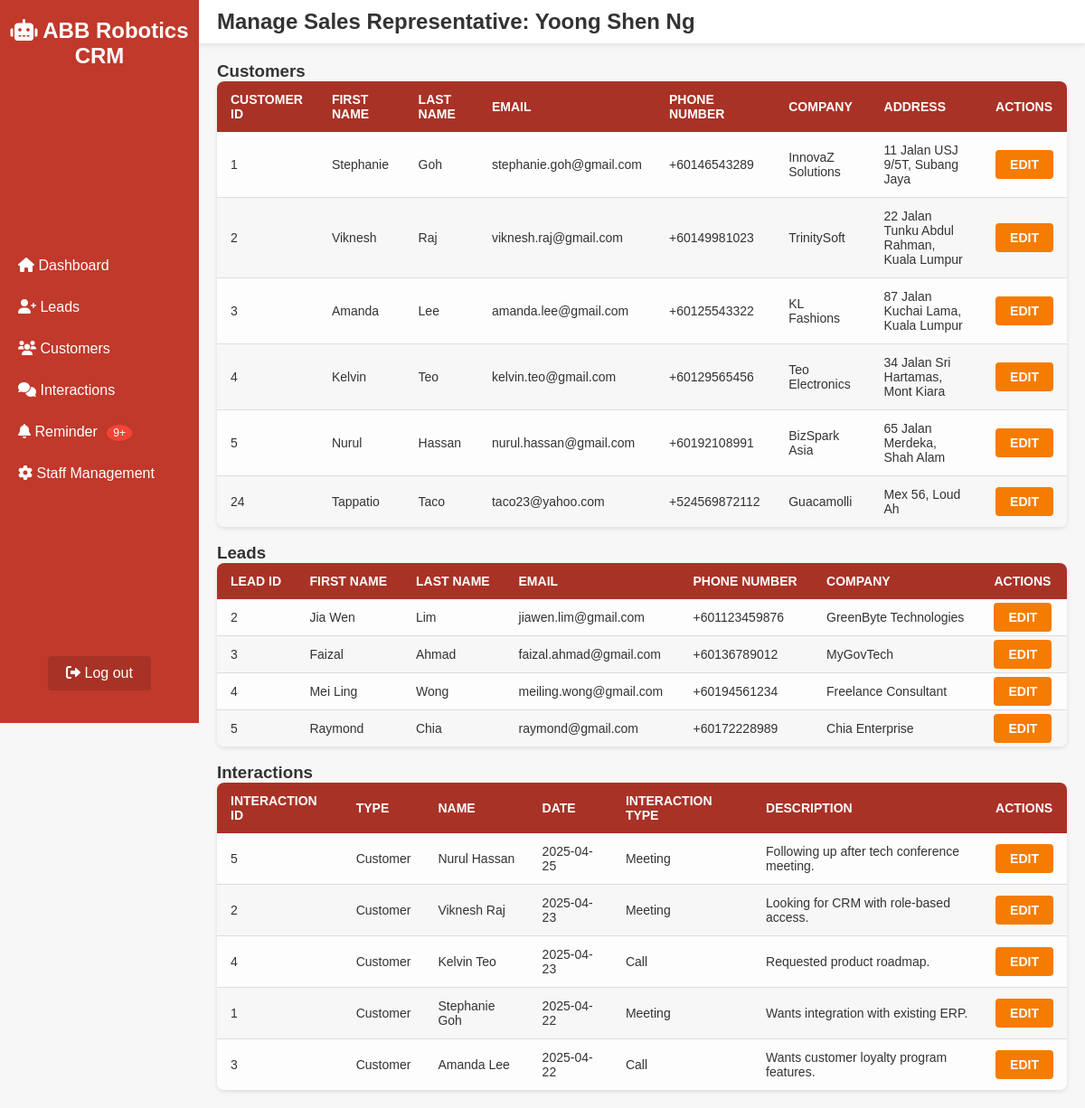
The page /COMP1044_SRC/COMP1044_SRC/manageSalesRep.php?type=staff&action=edit&id=4 (signed in) on the database its author committed.
### tables this page shows
CREATE TABLE `staff` (
  `Staff_ID` int(11) NOT NULL,
  `Role_ID` int(11) NOT NULL,
  `Username` varchar(50) NOT NULL,
  `Password` varchar(50) NOT NULL,
  `Email` varchar(50) DEFAULT NULL,
  `First_Name` varchar(50) NOT NULL,
  `Last_Name` varchar(50) NOT NULL,
  `Address` varchar(50) DEFAULT NULL
);

CREATE TABLE `customer` (
  `Customer_ID` int(11) NOT NULL,
  `Last_Name` varchar(50) NOT NULL,
  `First_Name` varchar(50) NOT NULL,
  `Email` varchar(50) DEFAULT NULL,
  `Address` varchar(50) DEFAULT NULL,
  `Company` varchar(50) NOT NULL,
  `Phone_Number` varchar(20) DEFAULT NULL,
  `Staff_ID` int(11) DEFAULT NULL
);

CREATE TABLE `lead` (
  `Lead_ID` int(11) NOT NULL,
  `Last_Name` varchar(50) NOT NULL,
  `First_Name` varchar(50) NOT NULL,
  `Email` varchar(50) DEFAULT NULL,
  `Address` varchar(50) DEFAULT NULL,
  `Company` varchar(50) NOT NULL,
  `Notes` varchar(100) DEFAULT NULL,
  `Status` varchar(50) NOT NULL,
  `Phone_Number` varchar(20) DEFAULT NULL,
  `Staff_ID` int(11) DEFAULT NULL
);

CREATE TABLE `interaction` (
  `Interaction_ID` int(11) NOT NULL,
  `Interaction_Type` varchar(30) NOT NULL,
  `Description` varchar(50) DEFAULT NULL,
  `Interaction_Date` date NOT NULL,
  `Staff_ID` int(11) DEFAULT NULL,
  `Customer_ID` int(11) DEFAULT NULL,
  `Lead_ID` int(11) DEFAULT NULL
);

### COMP1044_SRC/COMP1044_SRC/ManageSalesRep.php (the view, shortened to what this page needs)
<?php
$servername = "localhost";
$username = "root";
$password = "";
$dbname = "comp1044_database";
$conn = new mysqli($servername, $username, $password, $dbname);
if (isset($_GET['type'], $_GET['action'], $_GET['id']) && $_GET['type'] === 'staff' && $_GET['action'] === 'edit') {
    $selectedStaffID = intval($_GET['id']);
    $staffQuery = "SELECT First_Name, Last_Name, Email FROM staff WHERE Staff_ID = ?";
    $stmt = $conn->prepare($staffQuery);
    $stmt->bind_param("i", $selectedStaffID);
    $stmt->execute();
    $staffResult = $stmt->get_result();
    $staffDetails = $staffResult->fetch_assoc();
    $customerQuery = "SELECT * FROM customer WHERE Staff_ID = ?";
    $stmt = $conn->prepare($customerQuery);
    $stmt->bind_param("i", $selectedStaffID);
    $stmt->execute();
    $customerResult = $stmt->get_result();
    $leadQuery = "SELECT * FROM lead WHERE Staff_ID = ?";
    $stmt = $conn->prepare($leadQuery);
    $stmt->bind_param("i", $selectedStaffID);
    $stmt->execute();
    $leadResult = $stmt->get_result();
    $interactionQuery = "
        SELECT
            i.Interaction_ID,
            i.Interaction_Date,
            i.Interaction_Type,
            i.Description,
            COALESCE(CONCAT(c.First_Name, ' ', c.Last_Name), CONCAT(l.First_Name, ' ', l.Last_Name)) AS EntityName,
            CASE
                WHEN i.Customer_ID IS NOT NULL THEN 'Customer'
                WHEN i.Lead_ID IS NOT NULL THEN 'Lead'
                ELSE 'Unknown'
            END AS EntityType,
            COALESCE(i.Customer_ID, i.Lead_ID) AS EntityID
        FROM interaction i
        LEFT JOIN customer c ON i.Customer_ID = c.Customer_ID
        LEFT JOIN lead l ON i.Lead_ID = l.Lead_ID
        WHERE i.Staff_ID = ?
        ORDER BY i.Interaction_Date DESC
    ";
    $stmt = $conn->prepare($interactionQuery);
    $stmt->bind_param("i", $selectedStaffID);
    $stmt->execute();
    $interactionResult = $stmt->get_result();
} else {
    echo "<p>Invalid request.</p>";
    exit();
}
?>
<!DOCTYPE html>
<html lang="en">
<head>
    <link rel="stylesheet" href="home.css">
    <link rel="stylesheet" href="https://cdnjs.cloudflare.com/ajax/libs/font-awesome/6.0.0-beta3/css/all.min.css" />
</head>
<body>
    <?php include 'sidebar.php'; ?>
    <div class="main-content">
        <header>
            <h2>Manage Sales Representative: <?php echo htmlspecialchars($staffDetails['First_Name'] . ' ' . $staffDetails['Last_Name']); ?></h2>
        </header>
        <main>
            <h3>Customers</h3>
            <table>
                <thead>
                    <tr>
                        <th>Customer ID</th>
                        <th>First Name</th>
                        <th>Last Name</th>
                        <th>Email</th>
                        <th>Phone Number</th>
                        <th>Company</th>
                        <th>Address</th>
                        <th>Actions</th>
                    </tr>
                </thead>
                <tbody>
                    <?php if ($customerResult && $customerResult->num_rows > 0): ?>
                        <?php while ($row = $customerResult->fetch_assoc()): ?>
                            <tr>
                                <td><?php echo htmlspecialchars($row['Customer_ID']); ?></td>
                                <td><?php echo htmlspecialchars($row['First_Name']); ?></td>
                                <td><?php echo htmlspecialchars($row['Last_Name']); ?></td>
                                <td><?php echo htmlspecialchars($row['Email']); ?></td>
                                <td><?php echo htmlspecialchars($row['Phone_Number']); ?></td>
                                <td><?php echo htmlspecialchars($row['Company']); ?></td>
                                <td><?php echo htmlspecialchars($row['Address']); ?></td>
                                <td>
                                    <a href='manageEntity.php?type=customer&action=edit&id=<?php echo $row['Customer_ID']; ?>' class='btn btn-edit'>Edit</a>
                                </td>
                            </tr>
                        <?php endwhile; ?>
                    <?php else: ?>
                        <tr>
                            <td colspan="8">No customers found for this representative.</td>
                        </tr>
                    <?php endif; ?>
                </tbody>
            </table>
            <br>
            <h3>Leads</h3>
            <table>
                <thead>
                    <tr>
                        <th>Lead ID</th>
                        <th>First Name</th>
                        <th>Last Name</th>
                        <th>Email</th>
                        <th>Phone Number</th>
                        <th>Company</th>
                        <th>Actions</th>
                    </tr>
                </thead>
                <tbody>
                    <?php if ($leadResult && $leadResult->num_rows > 0): ?>
                        <?php while ($row = $leadResult->fetch_assoc()): ?>
                            <tr>
                                <td><?php echo htmlspecialchars($row['Lead_ID']); ?></td>
                                <td><?php echo htmlspecialchars($row['First_Name']); ?></td>
                                <td><?php echo htmlspecialchars($row['Last_Name']); ?></td>
                                <td><?php echo htmlspecialchars($row['Email']); ?></td>
                                <td><?php echo htmlspecialchars($row['Phone_Number']); ?></td>
                                <td><?php echo htmlspecialchars($row['Company']); ?></td>
                                <td>
                                    <a href='manageEntity.php?type=lead&action=edit&id=<?php echo $row['Lead_ID']; ?>' class='btn btn-edit'>Edit</a>
                                </td>
                            </tr>
                        <?php endwhile; ?>
                    <?php else: ?>
                        <tr>
                            <td colspan="7">No leads found for this representative.</td>
                        </tr>
                    <?php endif; ?>
                </tbody>
            </table>
            <br>
            <h3>Interactions</h3>
            <table>
                <thead>
                    <tr>
                        <th>Interaction ID</th>
                        <th>Type</th>
                        <th>Name</th>
                        <th>Date</th>
                        <th>Interaction Type</th>
                        <th>Description</th>
                        <th>Actions</th>
                    </tr>
                </thead>
                <tbody>
                    <?php if ($interactionResult && $interactionResult->num_rows > 0): ?>
                        <?php while ($row = $interactionResult->fetch_assoc()): ?>
                            <tr>
                                <td><?php echo htmlspecialchars($row['Interaction_ID']); ?></td>
                                <td><?php echo htmlspecialchars($row['EntityType']); ?></td>
                                <td><?php echo htmlspecialchars($row['EntityName']); ?></td>
                                <td><?php echo htmlspecialchars($row['Interaction_Date']); ?></td>
                                <td><?php echo htmlspecialchars($row['Interaction_Type']); ?></td>
                                <td><?php echo htmlspecialchars($row['Description']); ?></td>
                                <td>
                                    <a href='manageEntity.php?type=interaction&action=edit&id=<?php echo $row['Interaction_ID']; ?>' class='btn btn-edit'>Edit</a>
                                </td>
                            </tr>
                        <?php endwhile; ?>
                    <?php else: ?>
                        <tr>
                            <td colspan="7">No interactions found for this representative.</td>
                        </tr>
                    <?php endif; ?>
                </tbody>
            </table>
        </main>
    </div>
</body>
</html>

### COMP1044_SRC/COMP1044_SRC/home.css (style rules this page uses)
* { margin: 0; padding: 0; box-sizing: border-box; }
body { font-family: Arial, sans-serif; background-color: #f7f7f7; color: #333; }
.main-content { margin-left: 220px; min-height: 100vh; display: flex; flex-direction: column; }
header { display: flex; justify-content: space-between; align-items: center; background-color: #fff; padding: 10px 20px; box-shadow: 0 2px 5px rgba(0, 0, 0, 0.1); }
main { flex-grow: 1; padding: 20px; }
table { width: 100%; border-collapse: collapse; background-color: #fff; box-shadow: 0 2px 5px rgba(0, 0, 0, 0.1); border-radius: 8px; overflow: hidden; }
thead { background-color: #a93226; }
thead tr th { padding: 12px 15px; text-align: left; color: #fff; font-weight: bold; font-size: 14px; text-transform: uppercase; }
tbody tr { background-color: #fdfdfd; transition: background-color 0.3s ease; }
tbody tr:nth-child(even) { background-color: #f7f7f7; }
tbody tr td { padding: 12px 15px; border-bottom: 1px solid #ddd; color: #333; font-size: 14px; }
tbody tr:last-child td { border-bottom: none; }
.btn-edit, .btn-delete { padding: 6px 12px; border: none; border-radius: 4px; cursor: pointer; font-size: 12px; font-weight: bold; text-transform: uppercase; transition: background-color 0.3s ease, transform 0.2s ease; }
.btn-edit { background-color: #ff8531; color: #fff; }
html { scroll-behavior: smooth; }
.btn { background-color: #2196f3; color: white; border: none; padding: 8px 16px; border-radius: 4px; cursor: pointer; font-size: 14px; transition: background-color 0.2s ease; text-decoration: none; background-color: #f57c00; }

### rows shown on the page
staff: First_Name+Last_Name "Yoong Shen Ng"
customer: Customer_ID "1", First_Name "Stephanie", Last_Name "Goh", Email "stephanie.goh@gmail.com", Phone_Number "+60146543289", Company "InnovaZ Solutions", Address "11 Jalan USJ 9/5T, Subang Jaya"
customer: Customer_ID "2", First_Name "Viknesh", Last_Name "Raj", Email "viknesh.raj@gmail.com", Phone_Number "+60149981023", Company "TrinitySoft", Address "22 Jalan Tunku Abdul Rahman, Kuala Lumpur"
customer: Customer_ID "3", First_Name "Amanda", Last_Name "Lee", Email "amanda.lee@gmail.com", Phone_Number "+60125543322", Company "KL Fashions", Address "87 Jalan Kuchai Lama, Kuala Lumpur"
customer: Customer_ID "4", First_Name "Kelvin", Last_Name "Teo", Email "kelvin.teo@gmail.com", Phone_Number "+60129565456", Company "Teo Electronics", Address "34 Jalan Sri Hartamas, Mont Kiara"
customer: Customer_ID "5", First_Name "Nurul", Last_Name "Hassan", Email "nurul.hassan@gmail.com", Phone_Number "+60192108991", Company "BizSpark Asia", Address "65 Jalan Merdeka, Shah Alam"
customer: Customer_ID "24", First_Name "Tappatio", Last_Name "Taco", Email "taco23@yahoo.com", Phone_Number "+524569872112", Company "Guacamolli", Address "Mex 56, Loud Ah"
lead: Lead_ID "2", First_Name "Jia Wen", Last_Name "Lim", Email "jiawen.lim@gmail.com", Phone_Number "+601123459876", Company "GreenByte Technologies"
lead: Lead_ID "3", First_Name "Faizal", Last_Name "Ahmad", Email "faizal.ahmad@gmail.com", Phone_Number "+60136789012", Company "MyGovTech"
lead: Lead_ID "4", First_Name "Mei Ling", Last_Name "Wong", Email "meiling.wong@gmail.com", Phone_Number "+60194561234", Company "Freelance Consultant"
lead: Lead_ID "5", First_Name "Raymond", Last_Name "Chia", Email "raymond@gmail.com", Phone_Number "+60172228989", Company "Chia Enterprise"
interaction: Interaction_ID "5", EntityType "Customer", EntityName "Nurul Hassan", Interaction_Date "2025-04-25", Interaction_Type "Meeting", Description "Following up after tech conference meeting."
interaction: Interaction_ID "2", EntityType "Customer", EntityName "Viknesh Raj", Interaction_Date "2025-04-23", Interaction_Type "Meeting", Description "Looking for CRM with role-based access."
interaction: Interaction_ID "4", EntityType "Customer", EntityName "Kelvin Teo", Interaction_Date "2025-04-23", Interaction_Type "Call", Description "Requested product roadmap."
interaction: Interaction_ID "1", EntityType "Customer", EntityName "Stephanie Goh", Interaction_Date "2025-04-22", Interaction_Type "Meeting", Description "Wants integration with existing ERP."
interaction: Interaction_ID "3", EntityType "Customer", EntityName "Amanda Lee", Interaction_Date "2025-04-22", Interaction_Type "Call", Description "Wants customer loyalty program features."

### other values the page prints
$unreadBadge "9+"
